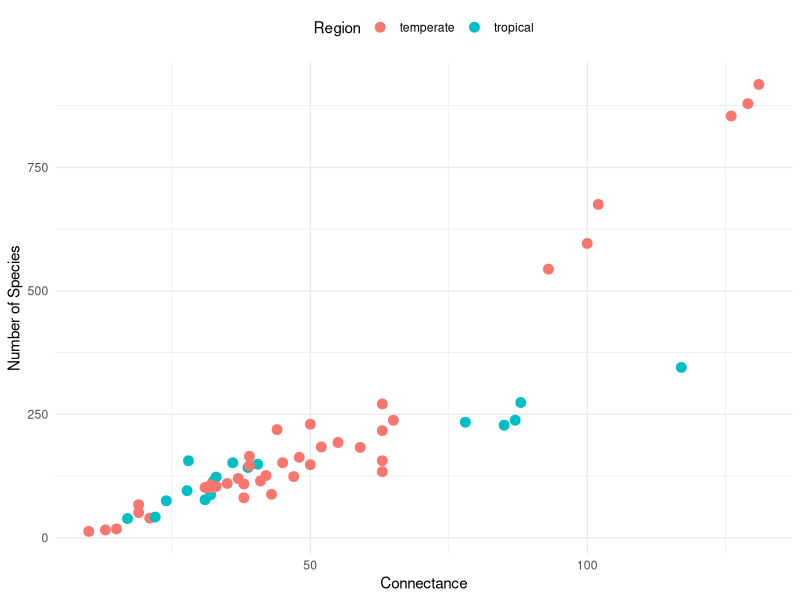
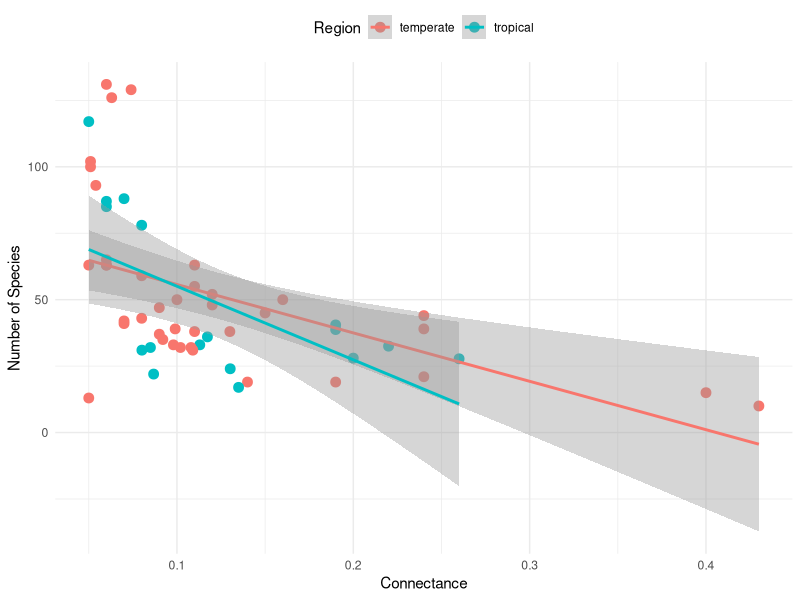

These figures' R source, in order: (Note: this script raises an error after producing the figures.)
library(readxl)
library(dplyr)
library(ggplot2)


data<- read_xlsx('data.xlsx')
head(data,6)

# Create the plot
ggplot(data, aes(x = num_spec, y = num_link, 
                 color = region)) +
  geom_point(size = 3) +  
  labs(
    x = "Connectance",
    y = "Number of Species",
    color = "Region"
  ) +
  theme_minimal() +
  theme(legend.position = "top") 



# Create the plot with linear models for both regions on the same plot
b <- ggplot(data, aes(x = connect, y = num_spec, color = region)) +
  geom_point(size = 3) +  # Points colored by region
  geom_smooth(method = "lm", se = T) +  # Add separate linear models for each region
  labs(
    x = "Connectance",
    y = "Number of Species",
    color = "Region"
  ) +
  theme_minimal() +
  theme(legend.position = "top")  # Move the legend to the top
b
a + b
